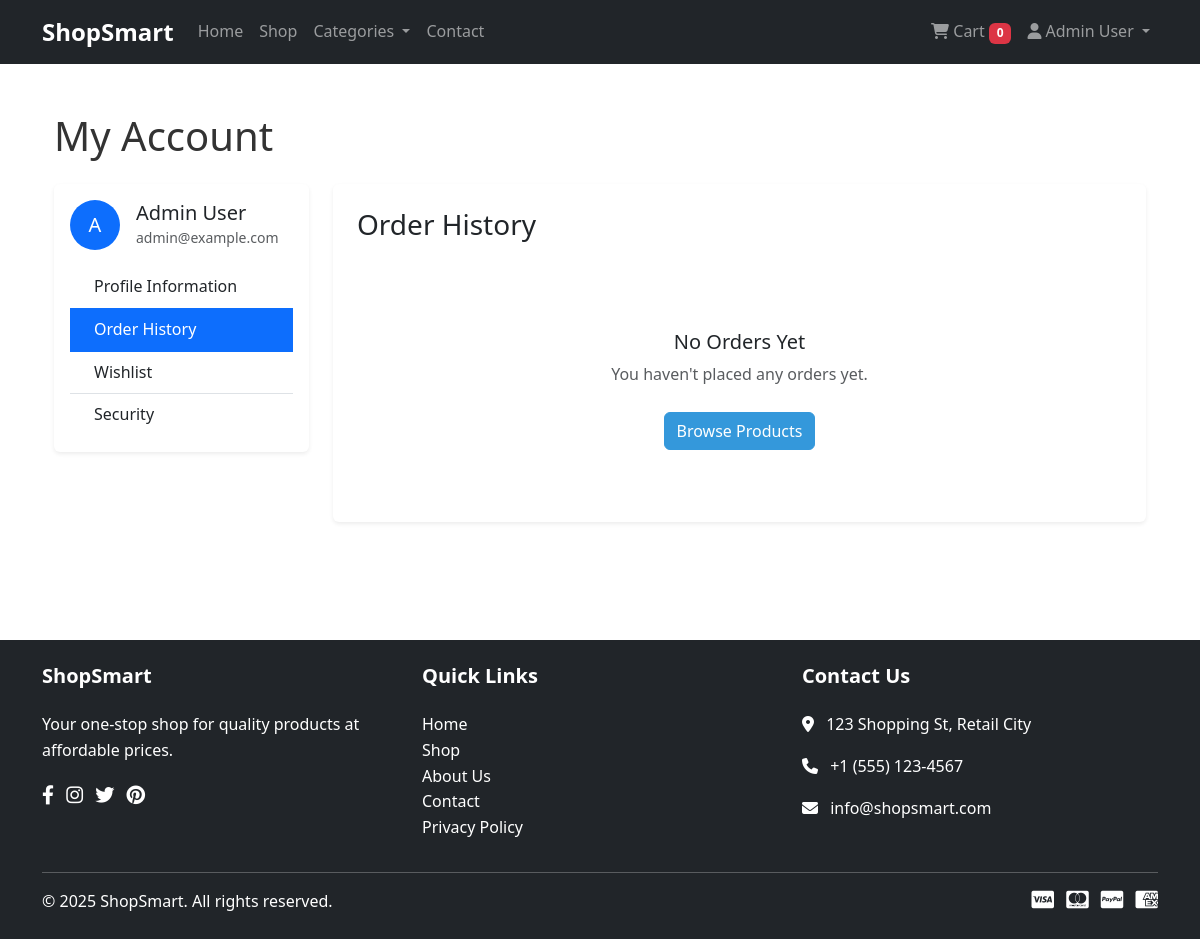
/profile.php?tab=orders (signed in), run on the app's committed database.
### tables this page shows
CREATE TABLE IF NOT EXISTS users (
    id INT AUTO_INCREMENT PRIMARY KEY,
    full_name VARCHAR(100) NOT NULL,
    email VARCHAR(100) NOT NULL UNIQUE,
    phone VARCHAR(20) NULL,
    shipping_address TEXT NULL,
    password_hash VARCHAR(255) NOT NULL,
    status ENUM('active', 'inactive', 'suspended') DEFAULT 'active',
    role ENUM('customer', 'admin') DEFAULT 'customer',
    email_subscription BOOLEAN DEFAULT FALSE,
    created_at TIMESTAMP DEFAULT CURRENT_TIMESTAMP,
    updated_at TIMESTAMP DEFAULT CURRENT_TIMESTAMP ON UPDATE CURRENT_TIMESTAMP
);

### profile.php (the view, shortened to what this page needs)
<?php
$user_id = $_SESSION['user_id'];
$active_tab = $_GET['tab'] ?? 'profile';
$errors = [];
try {
    $conn = getDbConnection();
    $stmt = $conn->prepare("SELECT full_name, email, phone, shipping_address, email_subscription, created_at FROM users WHERE id = ?");
    $stmt->bind_param("i", $user_id);
    $stmt->execute();
    $result = $stmt->get_result();
    if ($result->num_rows === 1) {
        $user = $result->fetch_assoc();
    } else {
        $errors['system'] = 'User not found';
        logError('User profile fetch - User not found: ' . $user_id);
    }
} catch (Exception $e) {
    $errors['system'] = 'System error occurred. Please try again later.';
    logError('User profile fetch error: ' . $e->getMessage());
}
$orders = [];
include 'includes/header.php';
?>
<div class="container my-5">
    <h1 class="mb-4">My Account</h1>
    <div class="row">
        <div class="col-lg-3 mb-4">
            <div class="card shadow-sm border-0">
                <div class="card-body">
                    <div class="d-flex align-items-center mb-3">
                        <div class="avatar-placeholder bg-primary rounded-circle text-white d-flex align-items-center justify-content-center me-3" style="width: 50px; height: 50px; font-size: 20px;">
                            <?php echo strtoupper(substr($user['full_name'] ?? 'User', 0, 1)); ?>
                        </div>
                        <div>
                            <h5 class="mb-0"><?php echo htmlspecialchars($user['full_name'] ?? 'User'); ?></h5>
                            <small class="text-muted"><?php echo htmlspecialchars($user['email'] ?? ''); ?></small>
                        </div>
                    </div>
                    <div class="list-group list-group-flush">
                        <a href="?tab=profile" class="list-group-item list-group-item-action <?php echo $active_tab === 'profile' ? 'active' : ''; ?>">
                            <i class="bi bi-person me-2"></i> Profile Information
                        </a>
                        <a href="?tab=orders" class="list-group-item list-group-item-action <?php echo $active_tab === 'orders' ? 'active' : ''; ?>">
                            <i class="bi bi-bag me-2"></i> Order History
                        </a>
                        <a href="?tab=wishlist" class="list-group-item list-group-item-action <?php echo $active_tab === 'wishlist' ? 'active' : ''; ?>">
                            <i class="bi bi-heart me-2"></i> Wishlist
                        </a>
                        <a href="?tab=security" class="list-group-item list-group-item-action <?php echo $active_tab === 'security' ? 'active' : ''; ?>">
                            <i class="bi bi-shield-lock me-2"></i> Security
                        </a>
                    </div>
                </div>
            </div>
        </div>
        <div class="col-lg-9">
            <div class="card shadow-sm border-0">
                <div class="card-body p-4">
                    <?php if ($active_tab === 'profile'): ?>
                        <h3 class="card-title mb-4">Profile Information</h3>
                        <form method="POST" action="<?php echo htmlspecialchars($_SERVER['PHP_SELF']); ?>">
                            <input type="hidden" name="action" value="update_profile">
                            <div class="mb-3">
                                <label for="fullName" class="form-label">Full Name</label>
                                <input type="text" class="form-control <?php echo isset($errors['full_name']) ? 'is-invalid' : ''; ?>"
                                       id="fullName" name="full_name" value="<?php echo htmlspecialchars($user['full_name'] ?? ''); ?>" required>
                                <?php if (isset($errors['full_name'])): ?>
                                    <div class="invalid-feedback"><?php echo $errors['full_name']; ?></div>
                                <?php endif; ?>
                            </div>
                            <div class="mb-3">
                                <label for="email" class="form-label">Email Address</label>
                                <input type="email" class="form-control" id="email" value="<?php echo htmlspecialchars($user['email'] ?? ''); ?>" disabled>
                                <div class="form-text">Email cannot be changed. Contact support if needed.</div>
                            </div>
                            <div class="mb-3">
                                <label for="phone" class="form-label">Phone Number</label>
                                <input type="tel" class="form-control" id="phone" name="phone"
                                       value="<?php echo htmlspecialchars($user['phone'] ?? ''); ?>">
                            </div>
                            <div class="mb-3">
                                <label for="shippingAddress" class="form-label">Shipping Address</label>
                                <textarea class="form-control" id="shippingAddress" name="shipping_address"
                                          rows="3"><?php echo htmlspecialchars($user['shipping_address'] ?? ''); ?></textarea>
                            </div>
                            <div class="mb-4 form-check">
                                <input type="checkbox" class="form-check-input" id="emailSubscription" name="email_subscription"
                                       <?php echo ($user['email_subscription'] ?? 0) ? 'checked' : ''; ?>>
                                <label class="form-check-label" for="emailSubscription">
                                    Subscribe to our newsletter for exclusive offers and updates
                                </label>
                            </div>
                            <button type="submit" class="btn btn-primary">Save Changes</button>
                        </form>
                    <?php elseif ($active_tab === 'orders'): ?>
                        <h3 class="card-title mb-4">Order History</h3>
                        <?php if (empty($orders)): ?>
                            <div class="text-center py-5">
                                <h5 class="mt-3">No Orders Yet</h5>
                                <p class="text-muted">You haven't placed any orders yet.</p>
                                <a href="shop.php" class="btn btn-primary mt-2">Browse Products</a>
                            </div>
                        <?php endif; ?>
                    <?php endif; ?>
                </div>
            </div>
        </div>
    </div>
</div>
<?php include 'includes/footer.php'; ?>

### assets/css/style.css (style rules this page uses)
:root { --primary-color: #3498db; --secondary-color: #2c3e50; --accent-color: #e74c3c; --light-gray: #f8f9fa; --dark-gray: #343a40; }
body { font-family: 'Segoe UI', Tahoma, Geneva, Verdana, sans-serif; color: #333; line-height: 1.6; }
a { text-decoration: none; transition: all 0.3s ease; }
.btn-primary { background-color: var(--primary-color); border-color: var(--primary-color); }

### data on the page
users: full_name "A", full_name "Admin User", email "admin@example.com"

### other printed values
$_SESSION['user_name'] "Admin User"
